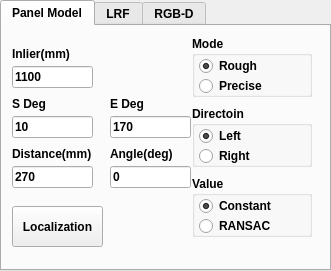
  <widget class="QTabWidget" name="tabWidget">
   <property name="geometry">
    <rect>
     <x>341</x>
     <y>383</y>
     <width>331</width>
     <height>271</height>
    </rect>
   </property>
   <property name="font">
    <font>
     <weight>75</weight>
     <bold>true</bold>
    </font>
   </property>
   <property name="currentIndex">
    <number>0</number>
   </property>
   <widget class="QWidget" name="tab_7">
    <attribute name="title">
     <string>Panel Model</string>
    </attribute>
    <widget class="QPushButton" name="bt_panel_localization">
     <property name="geometry">
      <rect>
       <x>10</x>
       <y>180</y>
       <width>91</width>
       <height>41</height>
      </rect>
     </property>
     <property name="text">
      <string>Localization</string>
     </property>
    </widget>
    <widget class="QLineEdit" name="ed_panel_local_inlier">
     <property name="geometry">
      <rect>
       <x>10</x>
       <y>40</y>
       <width>81</width>
       <height>22</height>
      </rect>
     </property>
     <property name="text">
      <string>1100</string>
     </property>
    </widget>
    <widget class="QLabel" name="label_59">
     <property name="geometry">
      <rect>
       <x>10</x>
       <y>20</y>
       <width>71</width>
       <height>16</height>
      </rect>
     </property>
     <property name="text">
      <string>Inlier(mm)</string>
     </property>
    </widget>
    <widget class="QLineEdit" name="ed_panel_local_s_deg">
     <property name="geometry">
      <rect>
       <x>10</x>
       <y>90</y>
       <width>81</width>
       <height>22</height>
      </rect>
     </property>
     <property name="text">
      <string>10</string>
     </property>
    </widget>
    <widget class="QLabel" name="label_60">
     <property name="geometry">
      <rect>
       <x>10</x>
       <y>70</y>
       <width>71</width>
       <height>16</height>
      </rect>
     </property>
     <property name="text">
      <string>S Deg</string>
     </property>
    </widget>
    <widget class="QLineEdit" name="ed_panel_local_e_deg">
     <property name="geometry">
      <rect>
       <x>108</x>
       <y>90</y>
       <width>81</width>
       <height>22</height>
      </rect>
     </property>
     <property name="text">
      <string>170</string>
     </property>
    </widget>
    <widget class="QLabel" name="label_61">
     <property name="geometry">
      <rect>
       <x>108</x>
       <y>70</y>
       <width>71</width>
       <height>16</height>
      </rect>
     </property>
     <property name="text">
      <string>E Deg</string>
     </property>
    </widget>
    <widget class="QGroupBox" name="groupBox">
     <property name="geometry">
      <rect>
       <x>190</x>
       <y>10</y>
       <width>120</width>
       <height>61</height>
      </rect>
     </property>
     <property name="title">
      <string>Mode</string>
     </property>
     <widget class="QRadioButton" name="rd_panel_local_rough">
      <property name="geometry">
       <rect>
        <x>7</x>
        <y>20</y>
        <width>71</width>
        <height>20</height>
       </rect>
      </property>
      <property name="text">
       <string>Rough</string>
      </property>
      <property name="checked">
       <bool>true</bool>
      </property>
     </widget>
     <widget class="QRadioButton" name="rd_panel_local_precise">
      <property name="geometry">
       <rect>
        <x>7</x>
        <y>40</y>
        <width>71</width>
        <height>20</height>
       </rect>
      </property>
      <property name="text">
       <string>Precise</string>
      </property>
     </widget>
    </widget>
    <widget class="QGroupBox" name="groupBox_2">
     <property name="geometry">
      <rect>
       <x>190</x>
       <y>80</y>
       <width>120</width>
       <height>61</height>
      </rect>
     </property>
     <property name="title">
      <string>Directoin</string>
     </property>
     <widget class="QRadioButton" name="rd_panel_local_dir_left">
      <property name="geometry">
       <rect>
        <x>7</x>
        <y>20</y>
        <width>71</width>
        <height>20</height>
       </rect>
      </property>
      <property name="text">
       <string>Left</string>
      </property>
      <property name="checked">
       <bool>true</bool>
      </property>
     </widget>
     <widget class="QRadioButton" name="rd_panel_local_dir_right">
      <property name="geometry">
       <rect>
        <x>7</x>
        <y>40</y>
        <width>71</width>
        <height>20</height>
       </rect>
      </property>
      <property name="text">
       <string>Right</string>
      </property>
     </widget>
    </widget>
    <widget class="QGroupBox" name="groupBox_3">
     <property name="geometry">
      <rect>
       <x>190</x>
       <y>150</y>
       <width>120</width>
       <height>61</height>
      </rect>
     </property>
     <property name="title">
      <string>Value</string>
     </property>
     <widget class="QRadioButton" name="rd_panel_local_value_constant">
      <property name="geometry">
       <rect>
        <x>7</x>
        <y>20</y>
        <width>91</width>
        <height>20</height>
       </rect>
      </property>
      <property name="text">
       <string>Constant</string>
      </property>
      <property name="checked">
       <bool>true</bool>
      </property>
     </widget>
     <widget class="QRadioButton" name="rd_panel_local_value_RANSAC">
      <property name="geometry">
       <rect>
        <x>7</x>
        <y>40</y>
        <width>91</width>
        <height>20</height>
       </rect>
      </property>
      <property name="text">
       <string>RANSAC</string>
      </property>
     </widget>
    </widget>
    <widget class="QLineEdit" name="ed_panel_local_const_dst">
     <property name="geometry">
      <rect>
       <x>10</x>
       <y>140</y>
       <width>81</width>
       <height>22</height>
      </rect>
     </property>
     <property name="text">
      <string>270</string>
     </property>
    </widget>
    <widget class="QLabel" name="label_62">
     <property name="geometry">
      <rect>
       <x>10</x>
       <y>120</y>
       <width>101</width>
       <height>16</height>
      </rect>
     </property>
     <property name="text">
      <string>Distance(mm)</string>
     </property>
    </widget>
    <widget class="QLineEdit" name="ed_panel_local_const_ang">
     <property name="geometry">
      <rect>
       <x>108</x>
       <y>140</y>
       <width>81</width>
       <height>22</height>
      </rect>
     </property>
     <property name="text">
      <string>0</string>
     </property>
    </widget>
    <widget class="QLabel" name="label_63">
     <property name="geometry">
      <rect>
       <x>108</x>
       <y>120</y>
       <width>81</width>
       <height>16</height>
      </rect>
     </property>
     <property name="text">
      <string>Angle(deg)</string>
     </property>
    </widget>
   </widget>
   <widget class="QWidget" name="tab_lrf">
    <attribute name="title">
     <string>LRF</string>
    </attribute>
    <widget class="QGraphicsView" name="view_lrf">
     <property name="geometry">
      <rect>
       <x>4</x>
       <y>2</y>
       <width>320</width>
       <height>240</height>
      </rect>
     </property>
    </widget>
   </widget>
   <widget class="QWidget" name="tab_rgb_d">
    <attribute name="title">
     <string>RGB-D</string>
    </attribute>
    <widget class="QGraphicsView" name="view_rgb_d">
     <property name="geometry">
      <rect>
       <x>4</x>
       <y>2</y>
       <width>320</width>
       <height>240</height>
      </rect>
     </property>
    </widget>
   </widget>
  </widget>
